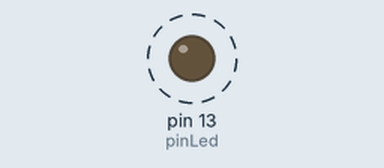
Simulated run of this sketch. Board: Arduino Uno, built with avr-gcc and run on an emulated ATmega328P. On the bench: output pins drawn as LEDs (lit = HIGH). Dashed ring = blinking.

Above: at 0.1 s.
Timing chart, 0 to 3.0 s (numbered marks = the images above):
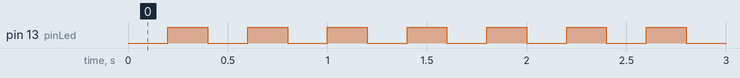

The sketch:

sketch_mar11b.ino
```cpp
int pinLed=13;


void setup() {
  Serial.begin(9600);
  pinMode(pinLed, OUTPUT);

}

void loop() {
  digitalWrite(pinLed, LOW);
  delay(200);
  digitalWrite(pinLed, HIGH);
  delay(200);

}
```

Measured:
- by itself, pin 13 (pinLed): alternates HIGH for 0.20 s and LOW for 0.20 s
